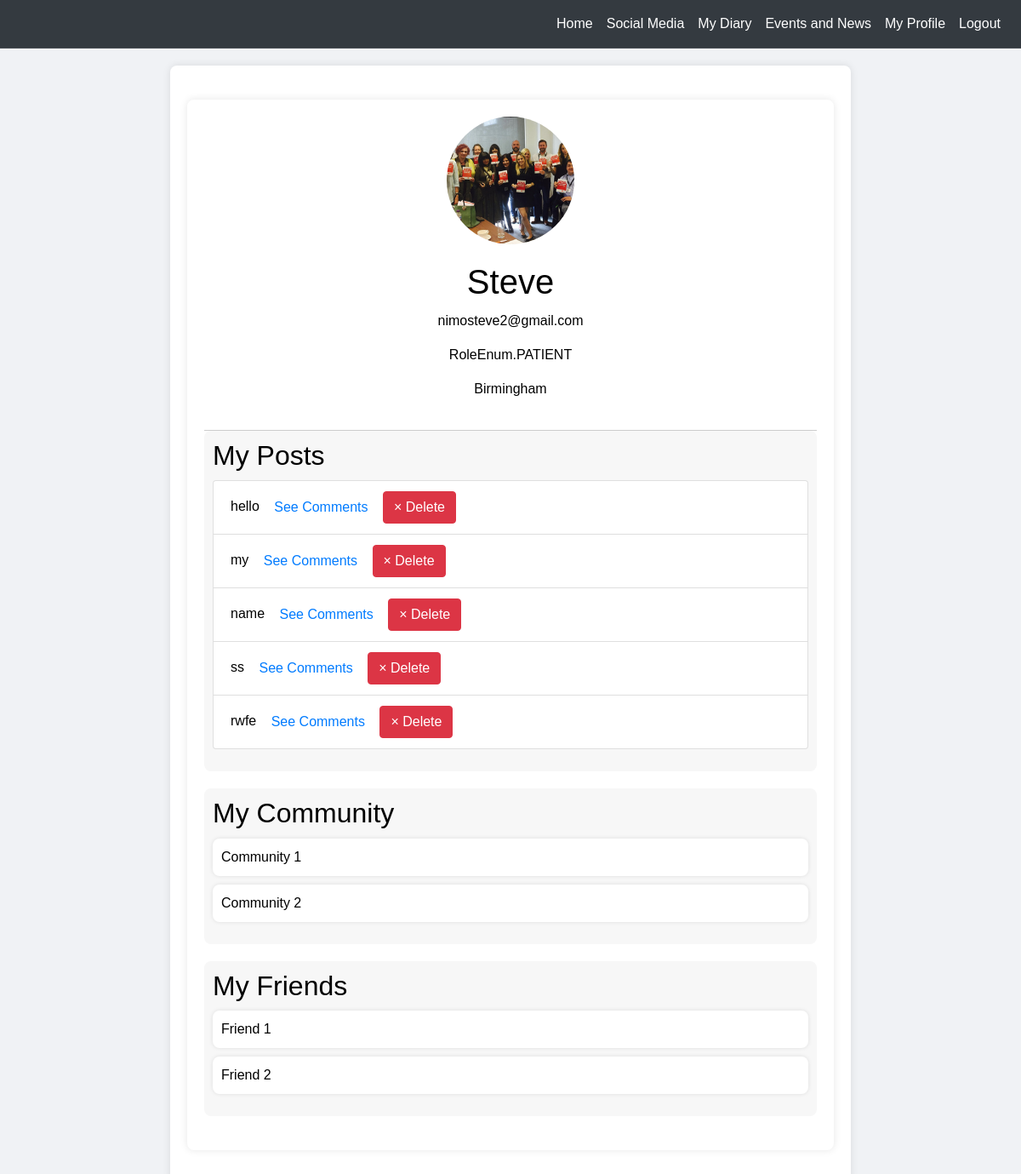
The app's page /profile (signed in), older data.
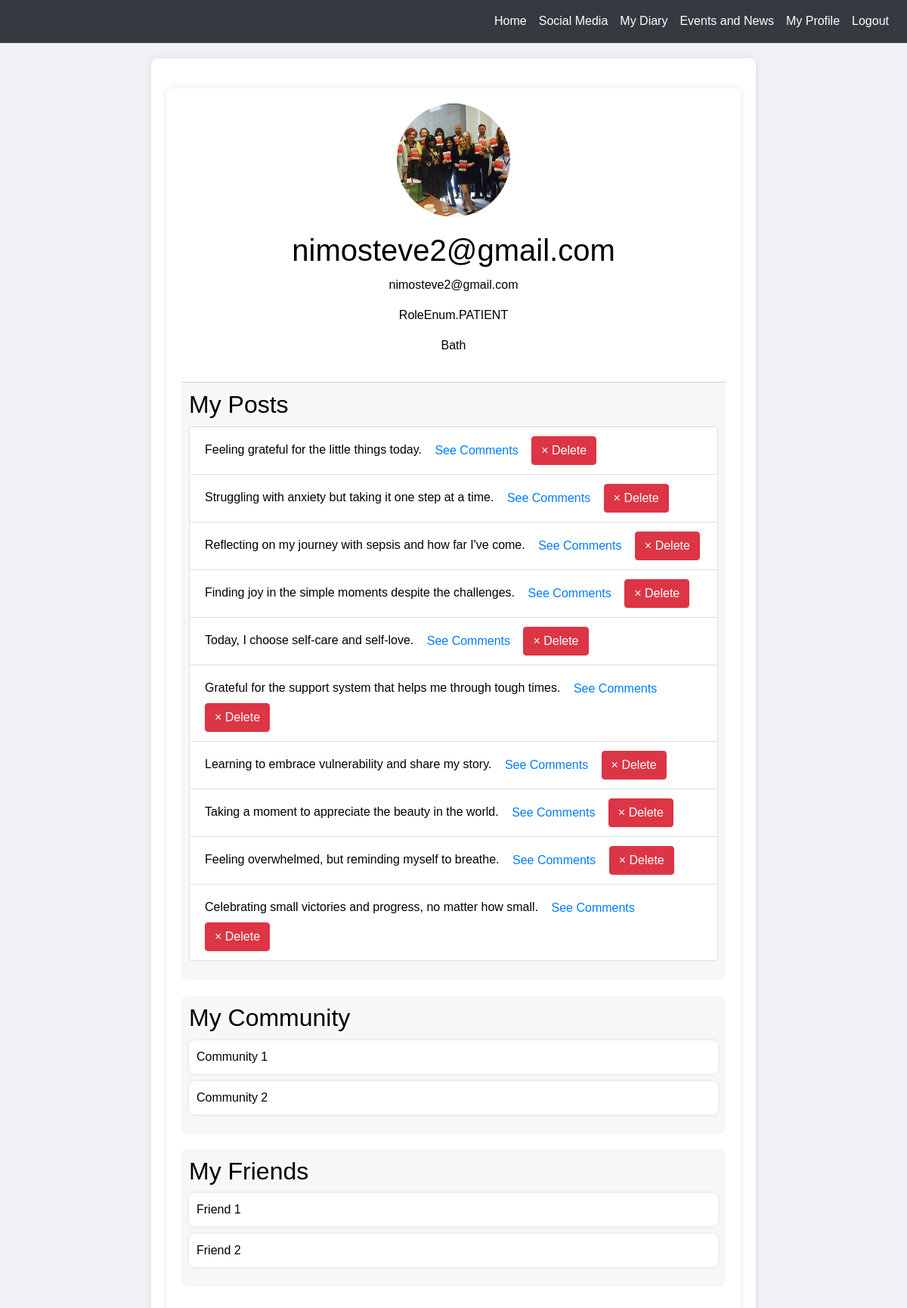
The same page, newer data.
### website/models.py (models this page shows)
class User(db.Model, UserMixin):
    id = db.Column(db.Integer, primary_key=True)
    email = db.Column(db.String(150), unique=True) # Max Length 150
    password = db.Column(db.String(150))
    role = db.Column(db.Enum(RoleEnum))
    first_name = db.Column(db.String(150))
    location = db.Column(db.String(150))
    diaries = db.relationship('Diary')
    posts = db.relationship('Post')

class Post(db.Model):
    id = db.Column(db.Integer, primary_key=True)
    user = db.Column(db.Integer, db.ForeignKey('user.id'))
    caption = db.Column(db.String(500))
    comments = db.relationship('Comment')
    date = db.Column(db.DateTime(timezone=True), default=func.now())

### website/views.py (the view)
@views.route('/profile', methods=['GET'])
@login_required
def profile():
    return render_template("profile.html", user=current_user)

### website/__init__.py (called while the page is built)
def create_app():
    app = Flask(__name__)
    app.config['SECRET_KEY'] = 'abcdefg'
    app.config['SQLALCHEMY_DATABASE_URI'] = f'sqlite:///{DB_NAME}'
    db.init_app(app)
    from .views import views
    from .auth import auth
    app.register_blueprint(views, url_prefix='/')
    app.register_blueprint(auth, url_prefix='/')
    from .models import User
    with app.app_context():
        db.create_all()
    login_manager = LoginManager()
    login_manager.login_view = 'auth.login'
    login_manager.init_app(app)
    @login_manager.user_loader
    def load_user(id):
        return User.query.get(int(id))
    return app

### website/templates/profile.html (shortened to what this page needs)
{% extends "base.html" %}
{% block content %}
<div class="container">
    <div class="profile-header">
        <img src="images\grouppic.jpg" alt="Profile Picture" class="profile-picture">
        <h1>{{ user.first_name}}</h1>
        <p>{{ user.email }}</p>
        <p>{{ user.role }}</p>
        <p>{{ user.location }}</p>
    </div>
    <div class="section">
        <h2>My Posts</h2>
        <ul class="posts">
            {% for post in user.posts %}
                <li class="list-group-item">
                    {{ post.caption }}
                    <button type="button" class="btn btn-link" onclick="toggleComments({{ post.id }})">See Comments</button>
                    <button type="button" class="btn btn-danger" onClick="deletePost({{ post.id }})">
                        <span aria-hidden="true">&times;</span> Delete
                    </button>
                </li>
            {% endfor %}
        </ul>
    </div>
    <div class="section">
        <h2>My Community</h2>
        <ul class="community">
            <li class="community-item">Community 1</li>
            <li class="community-item">Community 2</li>
        </ul>
    </div>
    <div class="section">
        <h2>My Friends</h2>
        <ul class="friends">
            <li class="friend">Friend 1</li>
            <li class="friend">Friend 2</li>
        </ul>
    </div>
</div>
{% endblock %}

### website/templates/base.html (shortened to what this page needs)
<!DOCTYPE html>
<html lang="en">
<head>
    <link rel="stylesheet" href="https://stackpath.bootstrapcdn.com/bootstrap/4.4.1/css/bootstrap.min.css" />
    <link rel="stylesheet" href="https://stackpath.bootstrapcdn.com/font-awesome/4.7.0/css/font-awesome.min.css" />
</head>
<body>
    <nav class="navbar navbar-expand-lg navbar-dark bg-dark">
        <div class="collapse navbar-collapse" id="navbar">
            <ul class="navbar-nav ml-auto">
                {% if user.is_authenticated %}
                <li class="nav-item">
                    <a class="nav-link" href="/">Home</a>
                </li>
                <li class="nav-item">
                    <a class="nav-link" href="/social-media">Social Media</a>
                </li>
                <li class="nav-item">
                    <a class="nav-link" href="/diary">My Diary</a>
                </li>
                <li class="nav-item">
                    <a class="nav-link" href="/calender"> Events and News</a>
                </li>
                <li class="nav-item">
                    <a class="nav-link" href="/profile">My Profile</a>
                </li>
                <li class="nav-item">
                    <a class="nav-link" href="/logout">Logout</a>
                </li>
                {% endif %}
            </ul>
        </div>
    </nav>
    <div class="container">
        {% block content %}{% endblock %}
    </div>
</body>
</html>

### website/templates/base.html (style rules this page uses)
.navbar { background-color: #000000; border-bottom: 1px solid rgba(255, 255, 255, 0.1); }
.navbar-nav .nav-link { color: #ffffff !important; }
.container { background-color: #ffffff; color: #000000; border-radius: 10px; box-shadow: 0px 0px 20px rgba(0, 0, 0, 0.1); padding: 20px; }

### website/templates/profile.html (style rules this page uses)
body { font-family: Arial, sans-serif; margin: 0; padding: 0; background-color: #f0f2f5; }
.container { max-width: 800px; margin: 20px auto; padding: 20px; background-color: #fff; border-radius: 8px; box-shadow: 0 0 10px rgba(0, 0, 0, 0.1); }
.profile-header { text-align: center; padding-bottom: 20px; border-bottom: 1px solid #ccc; }
.profile-picture { width: 150px; height: 150px; border-radius: 50%; object-fit: cover; }
h1 { margin-top: 20px; margin-bottom: 10px; }
.section { margin-bottom: 20px; padding: 10px; background-color: #f7f7f7; border-radius: 8px; }
h2 { margin-top: 0; margin-bottom: 10px; }
p { margin-top: 0; }
.posts, .community, .friends { list-style-type: none; padding: 0; }
.post, .community-item, .friend { padding: 10px; background-color: #fff; border-radius: 8px; margin-bottom: 10px; box-shadow: 0 0 5px rgba(0, 0, 0, 0.1); }

Row changes from the older to the newer data that the page shows:
removed Post: caption "hello"
removed Post: caption "name"
removed Post: caption "rwfe"
changed User "nimosteve2@gmail.com": first_name "Steve" → "nimosteve2@gmail.com"; location "Birmingham" → "Bath"
added Post: caption "Feeling grateful for the little things today."
changed Post: caption "my" → "Struggling with anxiety but taking it one step at a time."
added Post: caption "Reflecting on my journey with sepsis and how far I've come."
changed Post: caption "ss" → "Finding joy in the simple moments despite the challenges."
added Post: caption "Today, I choose self-care and self-love."
added Post: caption "Grateful for the support system that helps me through tough times."
added Post: caption "Learning to embrace vulnerability and share my story."
added Post: caption "Taking a moment to appreciate the beauty in the world."
added Post: caption "Feeling overwhelmed, but reminding myself to breathe."
added Post: caption "Celebrating small victories and progress, no matter how small."
